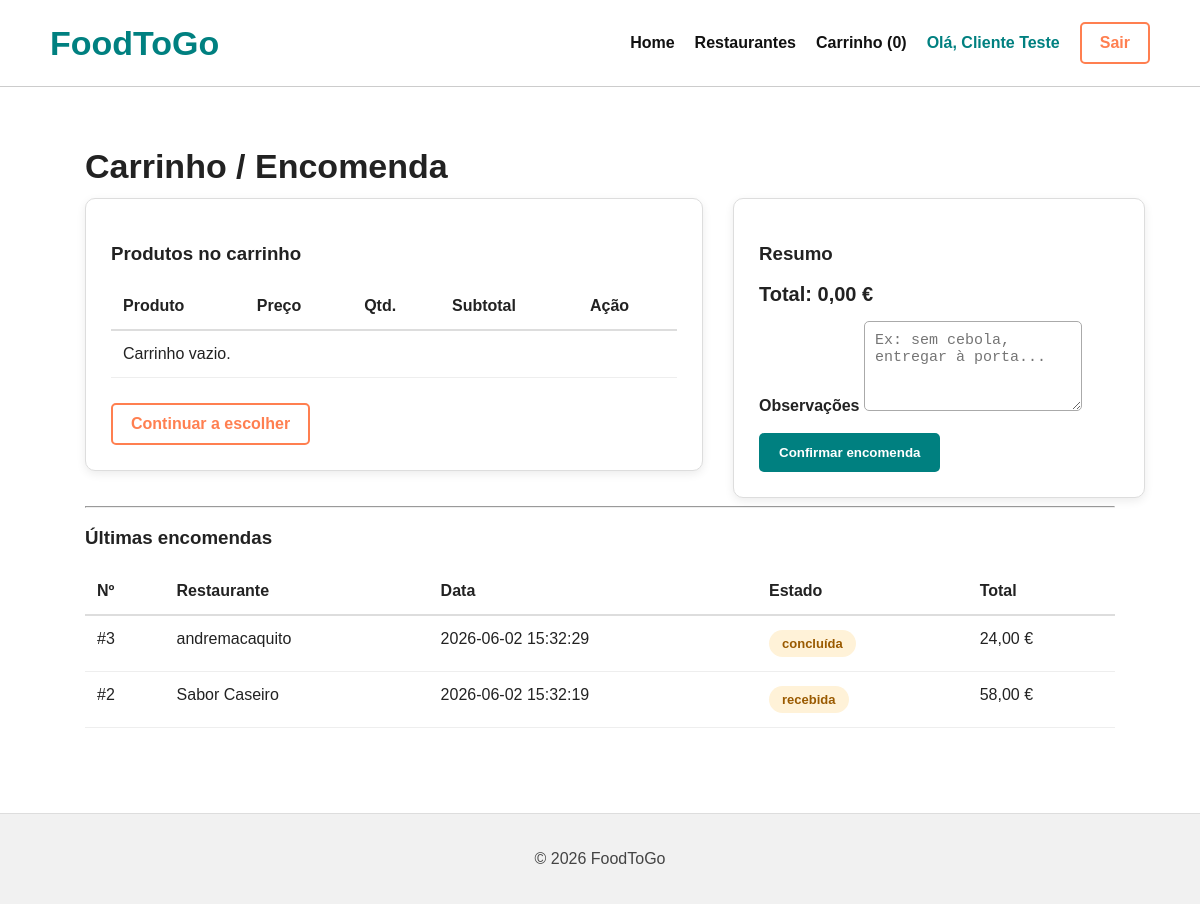
The app's page /carrinho.php (signed in) with its own data.
### tables this page shows
CREATE TABLE encomendas (
    id INTEGER PRIMARY KEY AUTOINCREMENT,
    utilizador_id INTEGER NOT NULL,
    restaurante_id INTEGER NOT NULL,
    data TEXT NOT NULL,
    estado TEXT NOT NULL DEFAULT 'recebida',
    total REAL NOT NULL DEFAULT 0,
    observacoes TEXT,
    FOREIGN KEY (utilizador_id) REFERENCES utilizadores(id),
    FOREIGN KEY (restaurante_id) REFERENCES restaurantes(id)
);

CREATE TABLE restaurantes (
    id INTEGER PRIMARY KEY AUTOINCREMENT,
    utilizador_id INTEGER UNIQUE,
    nome TEXT NOT NULL,
    categoria TEXT,
    morada TEXT,
    ativo INTEGER NOT NULL DEFAULT 1,
    FOREIGN KEY (utilizador_id) REFERENCES utilizadores(id) ON DELETE SET NULL
);

### scripts/db.php (called while the page is built, shortened)
<?php
function h($valor) {
    return htmlspecialchars((string)$valor, ENT_QUOTES, 'UTF-8');
}
?>

### carrinho.php (the view, shortened to what this page needs)
<?php
require_once __DIR__ . '/scripts/db.php';
$limparCarrinho = false;
$stmt = $db->prepare("SELECT e.id, e.data, e.estado, e.total, r.nome AS restaurante
                      FROM encomendas e JOIN restaurantes r ON r.id = e.restaurante_id
                      WHERE e.utilizador_id = :uid
                      ORDER BY e.data DESC LIMIT 5");
$stmt->bindValue(':uid', (int)$_SESSION['user_id'], SQLITE3_INTEGER);
$ultimas = $stmt->execute();
?>
<!DOCTYPE html>
<html lang="pt">
<head><meta charset="UTF-8"><meta name="viewport" content="width=device-width, initial-scale=1.0"><title>Carrinho | FoodToGo</title><link rel="stylesheet" href="styles/styles.css"></head>
<body class="pagina-carrinho" data-clear-cart="<?= $limparCarrinho ? '1' : '0' ?>">
<header>
    <h1>FoodToGo</h1>
    <nav>
        <a href="index.html">Home</a><a href="restaurantes.php">Restaurantes</a><a href="carrinho.php">Carrinho (<span data-cart-count>0</span>)</a>
        <span class="nav-utilizador">Olá, <?= h($_SESSION['nome']) ?></span><a href="scripts/logout.php" class="nav-destaque">Sair</a>
    </nav>
</header>
<main>
<section class="carrinho-container">
    <h2>Carrinho / Encomenda</h2>
    <div class="layout-carrinho">
        <section class="area-menu">
            <h3>Produtos no carrinho</h3>
            <table class="tabela-carrinho"><thead><tr><th>Produto</th><th>Preço</th><th>Qtd.</th><th>Subtotal</th><th>Ação</th></tr></thead><tbody id="cart-body"></tbody></table>
            <a class="botao-laranja" href="restaurantes.php">Continuar a escolher</a>
        </section>
        <aside class="area-carrinho">
            <h3>Resumo</h3>
            <p class="total"><strong>Total: <span id="cart-total">0,00 €</span></strong></p>
            <form method="POST" action="carrinho.php">
                <label>Observações</label>
                <textarea name="observacoes" rows="4" placeholder="Ex: sem cebola, entregar à porta..."></textarea>
                <br><br><button type="submit" class="btn-primary">Confirmar encomenda</button>
            </form>
        </aside>
    </div>
    <hr>
    <h3>Últimas encomendas</h3>
    <table class="tabela-admin"><thead><tr><th>Nº</th><th>Restaurante</th><th>Data</th><th>Estado</th><th>Total</th></tr></thead><tbody>
    <?php $tem=false; while($e = $ultimas->fetchArray(SQLITE3_ASSOC)): $tem=true; ?>
        <tr><td>#<?= (int)$e['id'] ?></td><td><?= h($e['restaurante']) ?></td><td><?= h($e['data']) ?></td><td><span class="estado estado-encomenda"><?= h($e['estado']) ?></span></td><td><?= number_format((float)$e['total'],2,',','.') ?> €</td></tr>
    <?php endwhile; if(!$tem): ?><tr><td colspan="5">Ainda não existem encomendas.</td></tr><?php endif; ?>
    </tbody></table>
</section>
</main>
<footer><p>© 2026 FoodToGo</p></footer>
</body>
</html>

### styles/styles.css (style rules this page uses)
* { box-sizing:border-box }
body { font-family:Arial,Helvetica,sans-serif;margin:0;background:#f7f7f7;color:#222 }
header { display:flex;justify-content:space-between;align-items:center;padding:22px 50px;background:#fff;border-bottom:1px solid #ccc }
header h1,.logo { margin:0;color:teal;font-size:34px;font-weight:bold }
nav { display:flex;align-items:center;gap:20px;flex-wrap:wrap }
nav a { text-decoration:none;color:#111;font-weight:bold }
.nav-destaque { border:2px solid coral;color:coral;padding:10px 18px;border-radius:5px }
.nav-utilizador { font-weight:bold;color:teal }
main { min-height:70vh }
footer { text-align:center;padding:20px;background:#f1f1f1;border-top:1px solid #ddd;color:#444 }
.botao-verde,.btn-primary { display:inline-block;background:teal;color:#fff;padding:12px 20px;border:none;border-radius:5px;text-decoration:none;font-weight:bold;cursor:pointer }
.botao-laranja,.btn-secondary { display:inline-block;border:2px solid coral;color:coral;background:#fff;padding:10px 18px;border-radius:5px;text-decoration:none;font-weight:bold;cursor:pointer }
.pagina-restaurantes main,.pagina-carrinho main,.pagina-painel main { display:block;padding:60px 85px;background:#fff }
.restaurantes-container,.carrinho-container,.painel-container { width:100% }
.titulo-pagina h2,.restaurantes-container h2,.carrinho-container h2,.painel-container h2 { font-size:34px;margin:0 0 12px }
.auth-box,.card,.area-menu,.area-carrinho { background:#fff;border:1px solid #ddd;border-radius:10px;padding:25px;box-shadow:0 3px 10px rgba(0,0,0,.08) }
.auth-box input,.auth-box select,input,select,textarea { padding:10px;border:1px solid #aaa;border-radius:5px;font-size:15px }
label { font-weight:bold }
.tabela-restaurantes,.tabela-admin,.tabela-carrinho { width:100%;border-collapse:collapse;background:#fff;margin-bottom:25px }
.tabela-restaurantes th,.tabela-admin th,.tabela-carrinho th { padding:14px 12px;text-align:left;border-bottom:2px solid #ddd }
.tabela-restaurantes td,.tabela-admin td,.tabela-carrinho td { padding:14px 12px;border-bottom:1px solid #eee;vertical-align:top }
.estado { display:inline-block;padding:6px 13px;border-radius:20px;font-size:13px;font-weight:bold }
.estado-encomenda { background:#fff2d8;color:#9a5a00 }
.layout-carrinho { display:grid;grid-template-columns:60% 40%;gap:30px;align-items:start }
.total { font-size:20px;margin:15px 0 }

### records on screen
encomendas: id "3", restaurante.nome "andremacaquito", data "2026-06-02 15:32:29", estado "concluída", total "24,00"
encomendas: id "2", restaurante.nome "Sabor Caseiro", data "2026-06-02 15:32:19", estado "recebida", total "58,00"

### other values on screen
$_SESSION['nome'] "Cliente Teste"
